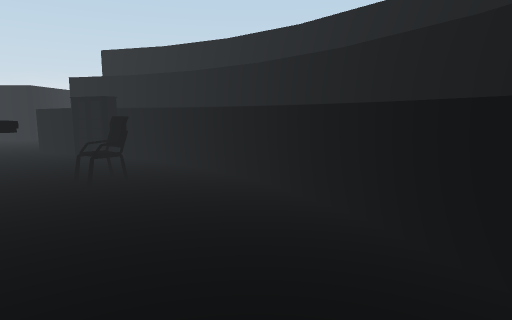
view 1 (above)

22 first-person views from a walk through a scene from a Unity 3-D project. The camera is 1.2 m above the floor, tilts 8° down and sees 75° across. The floor is counted in squares, 1 m on a side. Each view is taken from the middle of a square. On the plan, view 1 faces up. The plan holds only what a view shows up to about 14 squares ahead; the rest is blank. The place goes on beyond the plan. The player character is not drawn. Some animated figures are not drawn.

view 2
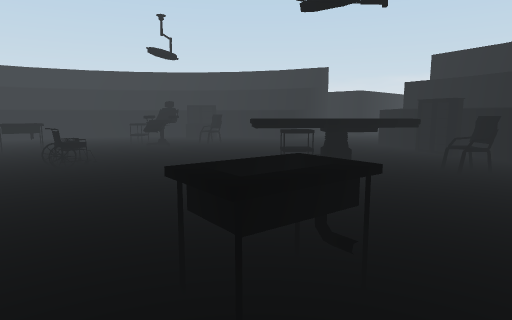

view 3
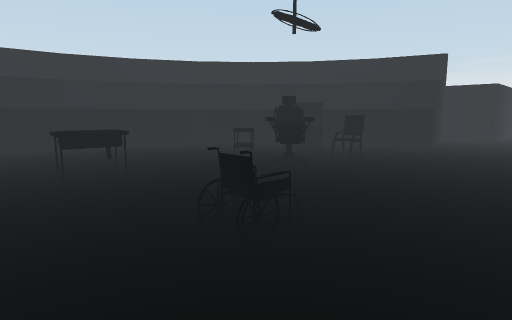

view 4
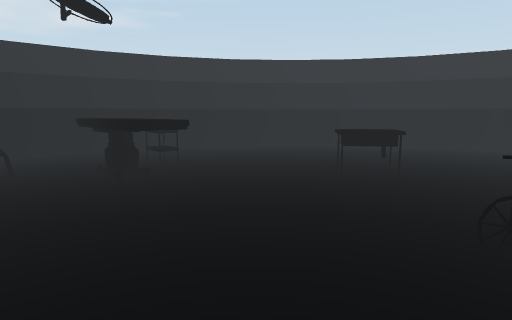

view 5
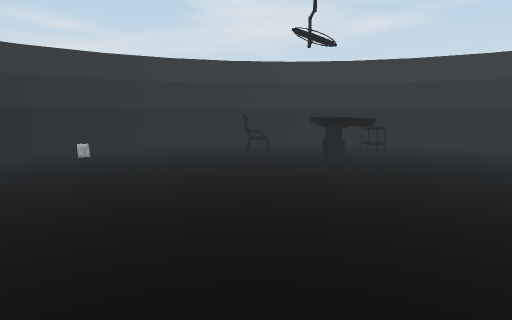

view 6
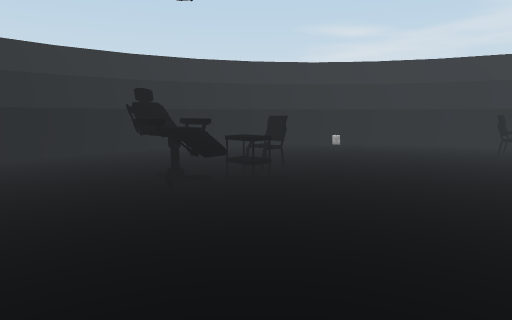

view 7
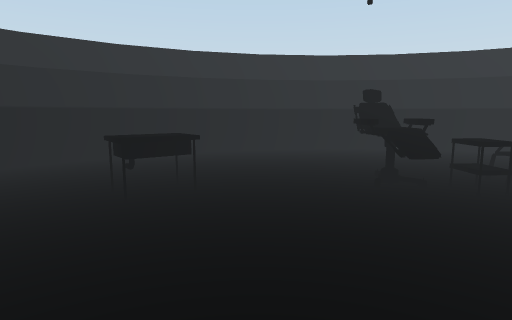

view 8
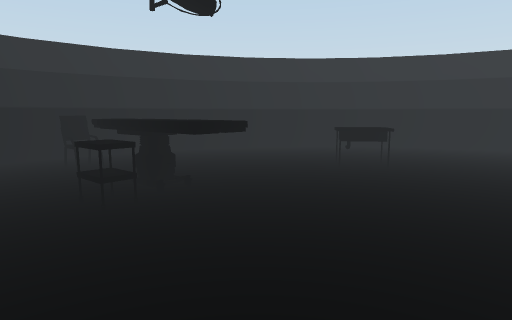

view 9
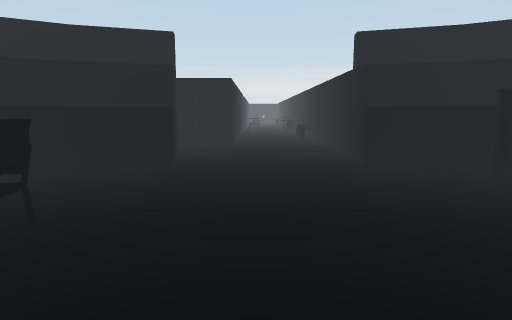

view 10
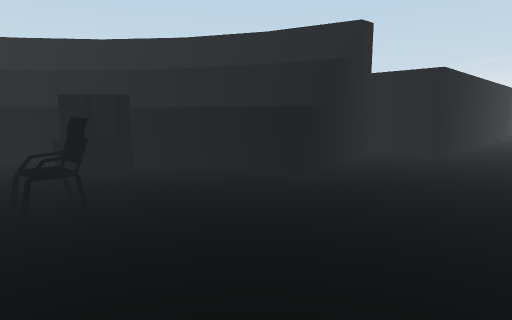

view 11
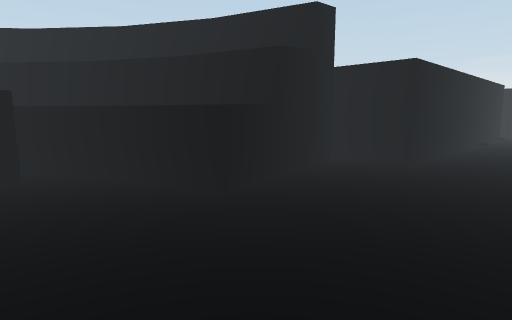

view 12
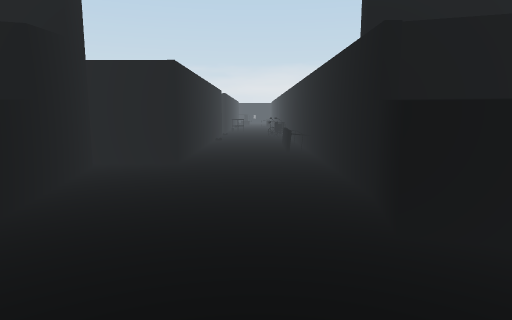

view 13
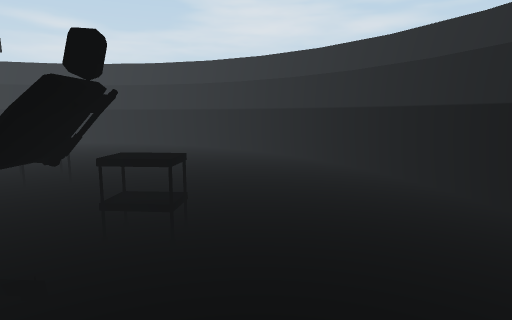

view 14
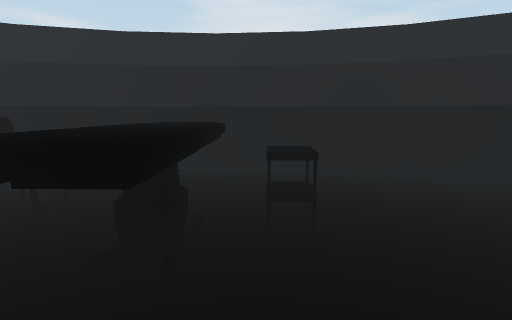

view 15
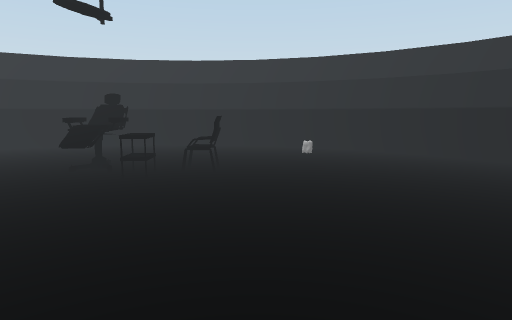

view 16
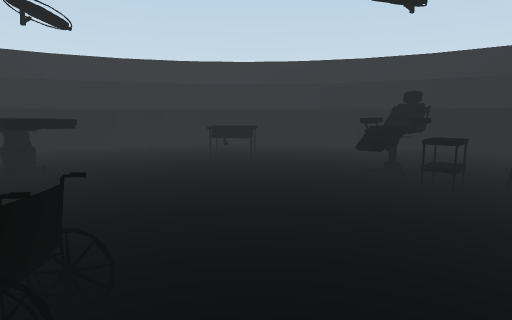

view 17
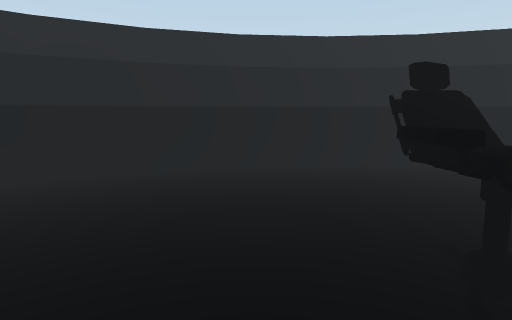

view 18
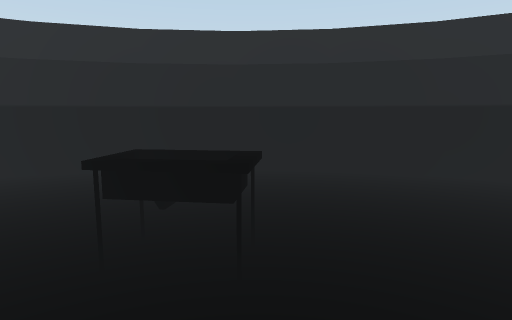

view 19
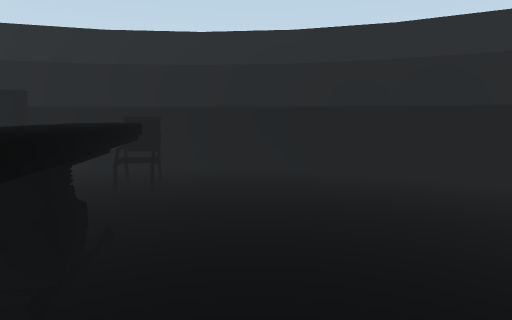

view 20
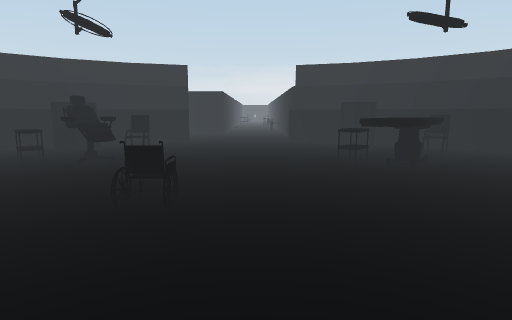

view 21
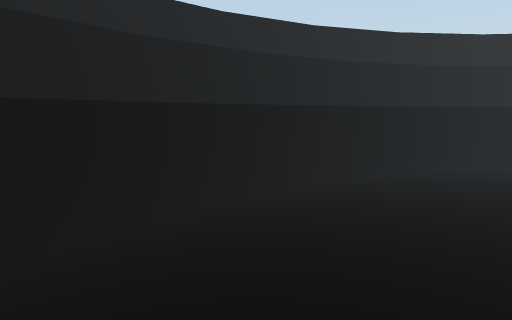

view 22
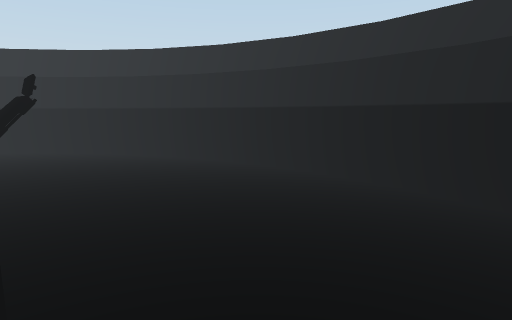

### Floor plan
Key: @ floor where view 1 was taken; # wall or solid block; . floor; ^ raised ledge; C chair; O other object.
Columns run from 21 left of view 1 to 4 right of it. Each row starts with its distance up from view 1.
 18            #..O#
 17            #..O#
 16            #...#
 15           ##...#
 14          #.....#
 13          #.....#
 12          ##....##
 11       ##^^^....^^##
 10      #^^^^^....^^^^##
  9     #^^^........OO^^^#
  8    #^^^O.........O.^^^#
  7   #^^..O............^^^#
  6  #^^^....C........CC.^^#
  5  #^^....OO.......O....^^#
  4 #^^....OOOO....OOO....^^#
  3 #^^............OO......^^
  2 #^^.............O......^^#
  1 #^.....O...............^^#
  0 #^.....OO..O.......O.@.^^#
 -1 #^................OO...^^#
 -2 #^.....................^^#
 -3 #^^.....O.......O......^^#
 -4 #^^...O.OO.....OOO.....^#
 -5 #^^....OO.....C.......^^#
 -6  #^^...O.....O........^^#
 -7  #^^^...C............^^#
 -8   #^^^..............^^##
 -9    #^^^............^^^#
-10     #^^^^........^^^##
-11      ##^^^^^^^^^^^^##

Where each view was taken, in squares from view 1:
view 1: 0 up, 0 right, facing up
view 2: 2 down, 1 left, facing up-left
view 3: 2 down, 7 left, facing up-left
view 4: 2 down, 7 left, facing left
view 5: 0 up, 6 left, facing down-left
view 6: 2 up, 6 left, facing down
view 7: 2 up, 7 left, facing down-right
view 8: 2 up, 10 left, facing right
view 9: 3 up, 9 left, facing up
view 10: 5 up, 7 left, facing up-left
view 11: 7 up, 7 left, facing up-left
view 12: 7 up, 8 left, facing up
view 13: 7 up, 12 left, facing down-left
view 14: 2 down, 12 left, facing down-left
view 15: 1 down, 12 left, facing down-right
view 16: 1 down, 11 left, facing right
view 17: 1 down, 5 left, facing down-right
view 18: 1 down, 5 left, facing right
view 19: 1 up, 5 left, facing up-right
view 20: 4 down, 8 left, facing up
view 21: 3 down, 16 left, facing up-left
view 22: 7 down, 8 left, facing right
